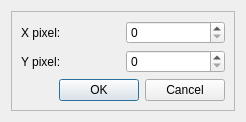
<?xml version="1.0" encoding="UTF-8"?>
<ui version="4.0">
 <class>X2AddPixel</class>
 <widget class="QDialog" name="X2AddPixel">
  <property name="geometry">
   <rect>
    <x>0</x>
    <y>0</y>
    <width>246</width>
    <height>117</height>
   </rect>
  </property>
  <property name="windowTitle">
   <string>X2 Add Pixel Example</string>
  </property>
  <layout class="QVBoxLayout" name="verticalLayout">
   <item>
    <widget class="X2Form" name="X2Form">
     <property name="frameShape">
      <enum>QFrame::StyledPanel</enum>
     </property>
     <property name="frameShadow">
      <enum>QFrame::Raised</enum>
     </property>
     <layout class="QGridLayout" name="gridLayout">
      <item row="0" column="0">
       <widget class="QLabel" name="label">
        <property name="text">
         <string>X pixel:</string>
        </property>
       </widget>
      </item>
      <item row="0" column="1">
       <widget class="QSpinBox" name="spinBox"/>
      </item>
      <item row="1" column="0">
       <widget class="QLabel" name="label_2">
        <property name="text">
         <string>Y pixel:</string>
        </property>
       </widget>
      </item>
      <item row="1" column="1">
       <widget class="QSpinBox" name="spinBox_2"/>
      </item>
      <item row="2" column="0" colspan="2">
       <layout class="QHBoxLayout" name="horizontalLayout">
        <item>
         <spacer name="horizontalSpacer">
          <property name="orientation">
           <enum>Qt::Horizontal</enum>
          </property>
          <property name="sizeHint" stdset="0">
           <size>
            <width>40</width>
            <height>20</height>
           </size>
          </property>
         </spacer>
        </item>
        <item>
         <widget class="QPushButton" name="pushButtonOK">
          <property name="text">
           <string>OK</string>
          </property>
         </widget>
        </item>
        <item>
         <widget class="QPushButton" name="pushButtonCancel">
          <property name="text">
           <string>Cancel</string>
          </property>
         </widget>
        </item>
       </layout>
      </item>
     </layout>
    </widget>
   </item>
  </layout>
 </widget>
 <customwidgets>
  <customwidget>
   <class>X2Form</class>
   <extends>QFrame</extends>
   <header>x2form.h</header>
   <container>1</container>
  </customwidget>
 </customwidgets>
 <resources/>
 <connections/>
</ui>
